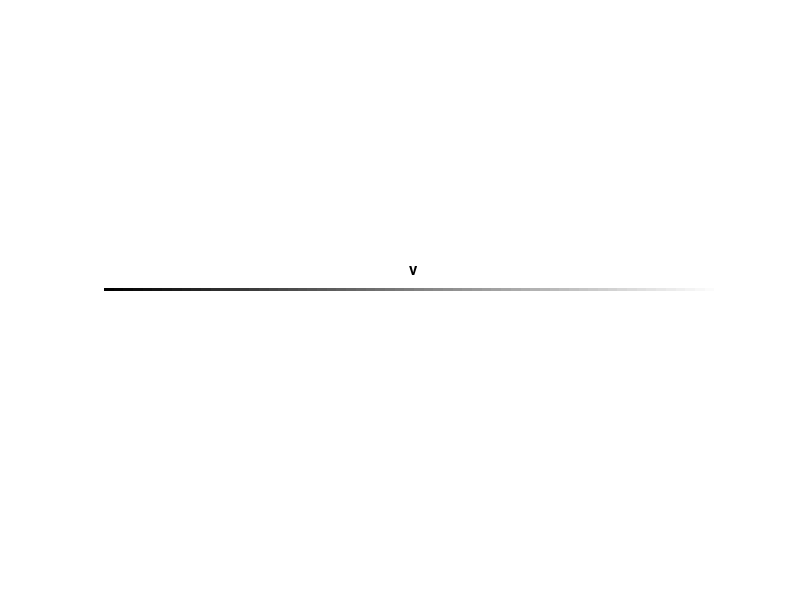
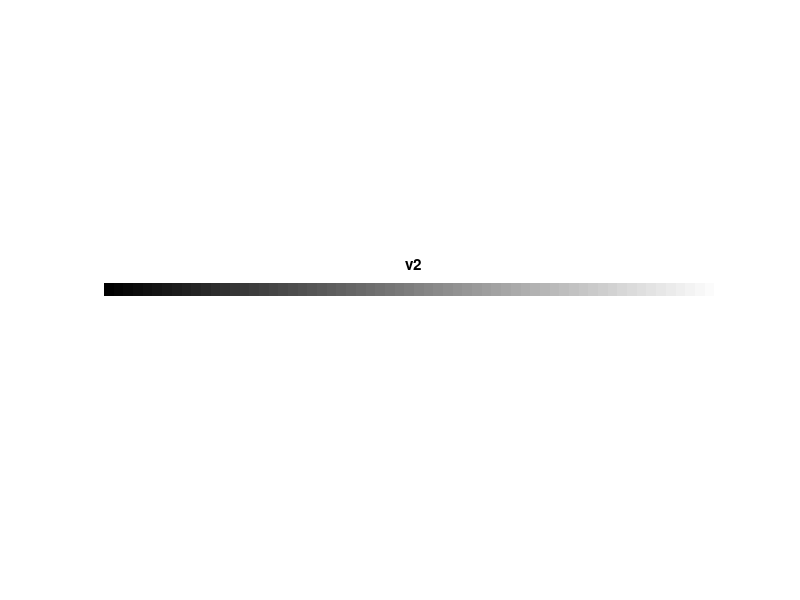

Reproduce these figures in MATLAB, in order.
% graysUint8 [script]

clear all; close all; clc

v = 0:1:255;

v = uint8(v);
figure, imshow(v), title('v')

v2 = repmat(v, 5, 1);
figure, imshow(v2), title('v2')